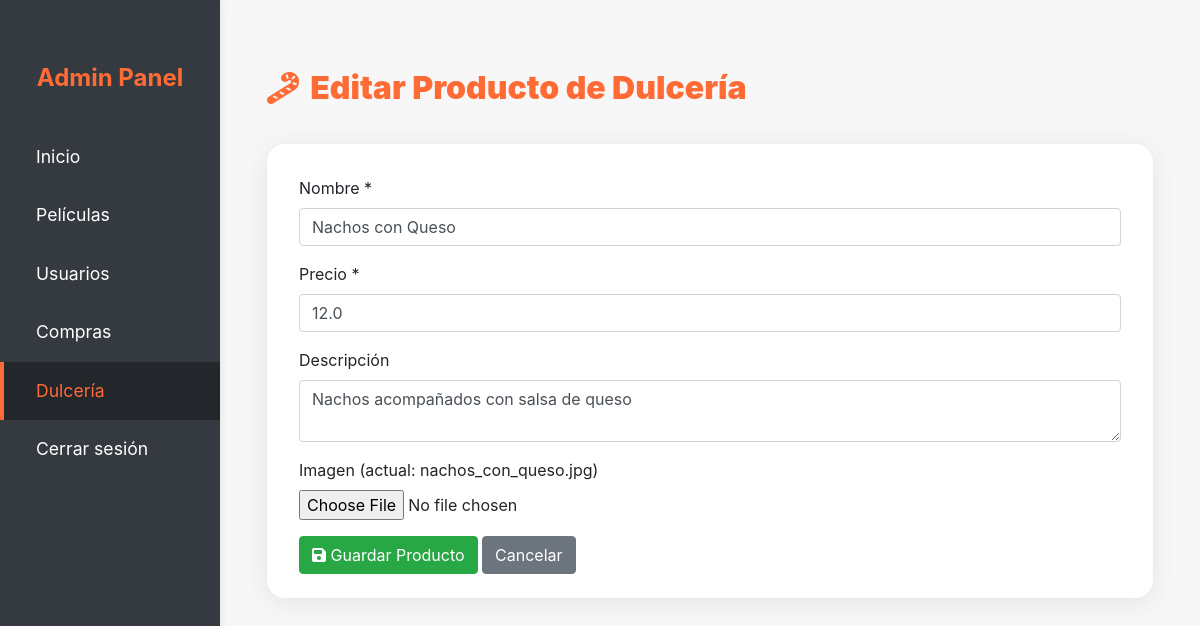
Page /admin/dulceria/editar/6 (signed in) on the committed database.
### tables this page shows
CREATE TABLE Dulceria (
        id INTEGER PRIMARY KEY AUTOINCREMENT,
        nombre TEXT NOT NULL,
        precio REAL NOT NULL,
        descripcion TEXT,
        imagen TEXT  -- Columna para la ruta de la imagen
    );

### app.py (the view, shortened to what this page needs)
@app.route('/admin/dulceria/editar/<int:producto_id>', methods=['GET', 'POST'])
def admin_dulceria_editar(producto_id):
    if 'admin_id' not in session:
        return redirect(url_for('login'))
    conn = get_db()
    cursor = conn.cursor()
    cursor.execute('SELECT * FROM Dulceria WHERE id = ?', (producto_id,))
    producto = cursor.fetchone()
    if not producto:
        conn.close()
        return redirect(url_for('admin_dulceria'))
    conn.close()
    return render_template('admin/admin_dulceria_form.html', producto=producto)

### app.py (called while the page is built)
def get_db():
    conn = sqlite3.connect(DATABASE)
    conn.row_factory = sqlite3.Row  # Para obtener resultados como diccionarios
    return conn

### templates/admin/admin_dulceria_form.html (shortened to what this page needs)
<!DOCTYPE html>
<html lang="es">
<head>
    <link rel="stylesheet" href="https://maxcdn.bootstrapcdn.com/bootstrap/4.5.2/css/bootstrap.min.css">
    <link rel="stylesheet" href="{{ url_for('static', filename='css/admin.css') }}">
    <link rel="stylesheet" href="https://cdnjs.cloudflare.com/ajax/libs/font-awesome/6.4.0/css/all.min.css">
</head>
<body>
    <div class="sidebar">
        <div class="sidebar-title">Admin Panel</div>
        <a class="nav-link" href="{{ url_for('dashboard_admin') }}">Inicio</a>
        <a class="nav-link" href="/admin/peliculas">Películas</a>
        <a class="nav-link" href="/admin/usuarios">Usuarios</a>
        <a class="nav-link" href="/admin/compras">Compras</a>
        <a class="nav-link active" href="/admin/dulceria">Dulcería</a>
        <a class="nav-link" href="{{ url_for('logout') }}">Cerrar sesión</a>
    </div>
    <div class="main-content">
        <div class="container mt-4">
            <div class="admin-title"><i class="fas fa-candy-cane"></i> {% if producto %}Editar{% else %}Nuevo{% endif %} Producto de Dulcería</div>
            <div class="admin-card">
                <form method="POST" enctype="multipart/form-data">
                    <div class="form-group">
                        <label for="nombre">Nombre *</label>
                        <input type="text" class="form-control" id="nombre" name="nombre" required value="{{ producto.nombre if producto else '' }}">
                    </div>
                    <div class="form-group">
                        <label for="precio">Precio *</label>
                        <input type="number" step="0.01" class="form-control" id="precio" name="precio" required value="{{ producto.precio if producto else '' }}">
                    </div>
                    <div class="form-group">
                        <label for="descripcion">Descripción</label>
                        <textarea class="form-control" id="descripcion" name="descripcion">{{ producto.descripcion if producto else '' }}</textarea>
                    </div>
                    <div class="form-group">
                        <label for="imagen">Imagen {% if producto and producto.imagen %}(actual: {{ producto.imagen }}){% endif %}</label>
                        <input type="file" class="form-control-file" id="imagen" name="imagen" accept="image/*">
                    </div>
                    <button type="submit" class="btn btn-success"><i class="fas fa-save"></i> Guardar Producto</button>
                    <a href="{{ url_for('admin_dulceria') }}" class="btn btn-secondary">Cancelar</a>
                </form>
            </div>
        </div>
    </div>
</body>
</html>

### static/css/admin.css (style rules this page uses)
body { background-color: #f7f7f7; }
.sidebar { position: fixed; top: 0; left: 0; height: 100vh; width: 220px; background: #343a40; color: #fff; padding-top: 60px; box-shadow: 2px 0 8px rgba(0,0,0,0.07); z-index: 100; }
.sidebar .sidebar-title { font-size: 1.5rem; font-weight: bold; text-align: center; margin-bottom: 2rem; color: #ff6b35; }
.sidebar .nav-link { color: #fff; font-size: 1.1rem; padding: 1rem 2rem; display: block; border-left: 4px solid transparent; transition: background 0.2s, border-color 0.2s; }
.sidebar .nav-link.active, .sidebar .nav-link:hover { background: #23272b; border-left: 4px solid #ff6b35; color: #ff6b35; text-decoration: none; }
.main-content { margin-left: 220px; padding: 2.5rem 2rem 2rem 2rem; }

### templates/admin/admin_dulceria_form.html (style rules this page uses)
.admin-title { display: flex; align-items: center; gap: 0.7rem; font-size: 2rem; font-weight: 900; color: #ff6b35; margin-bottom: 2rem; }
.admin-card { background: #fff; border-radius: 18px; box-shadow: 0 4px 24px rgba(44,62,80,0.10); padding: 2rem 2rem 1.5rem 2rem; margin-bottom: 2rem; }

### rows in the picture
Dulceria: nombre "Nachos con Queso", precio "12.0", descripcion "Nachos acompañados con salsa de queso", imagen "nachos_con_queso.jpg"
